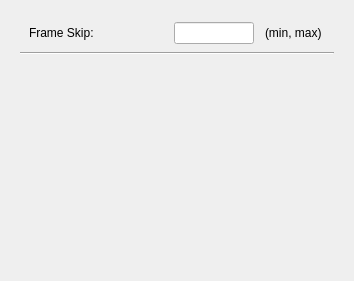
     <widget class="QWidget" name="bmpTabPtr_">
      <attribute name="title">
       <string> bmp </string>
      </attribute>
      <layout class="QVBoxLayout" name="verticalLayout_13">
       <item>
        <widget class="QWidget" name="bmpWidgetPtr_" native="true">
         <layout class="QVBoxLayout" name="verticalLayout_12">
          <item>
           <widget class="QWidget" name="bmpFrameSkipWidgetPtr_" native="true">
            <layout class="QHBoxLayout" name="horizontalLayout_15">
             <property name="topMargin">
              <number>2</number>
             </property>
             <property name="bottomMargin">
              <number>2</number>
             </property>
             <item>
              <widget class="QLabel" name="bmpFrameSkipLabelPtr_">
               <property name="sizePolicy">
                <sizepolicy hsizetype="Fixed" vsizetype="Preferred">
                 <horstretch>0</horstretch>
                 <verstretch>0</verstretch>
                </sizepolicy>
               </property>
               <property name="minimumSize">
                <size>
                 <width>130</width>
                 <height>0</height>
                </size>
               </property>
               <property name="maximumSize">
                <size>
                 <width>130</width>
                 <height>16777215</height>
                </size>
               </property>
               <property name="font">
                <font>
                 <weight>50</weight>
                 <bold>false</bold>
                </font>
               </property>
               <property name="text">
                <string>Frame Skip: </string>
               </property>
              </widget>
             </item>
             <item>
              <spacer name="horizontalSpacer_15">
               <property name="orientation">
                <enum>Qt::Horizontal</enum>
               </property>
               <property name="sizeHint" stdset="0">
                <size>
                 <width>9</width>
                 <height>20</height>
                </size>
               </property>
              </spacer>
             </item>
             <item>
              <widget class="QLineEdit" name="bmpFrameSkipLineEditPtr_">
               <property name="sizePolicy">
                <sizepolicy hsizetype="Fixed" vsizetype="Fixed">
                 <horstretch>0</horstretch>
                 <verstretch>0</verstretch>
                </sizepolicy>
               </property>
               <property name="minimumSize">
                <size>
                 <width>80</width>
                 <height>0</height>
                </size>
               </property>
               <property name="maximumSize">
                <size>
                 <width>80</width>
                 <height>16777215</height>
                </size>
               </property>
              </widget>
             </item>
             <item>
              <spacer name="horizontalSpacer_20">
               <property name="orientation">
                <enum>Qt::Horizontal</enum>
               </property>
               <property name="sizeType">
                <enum>QSizePolicy::Fixed</enum>
               </property>
               <property name="sizeHint" stdset="0">
                <size>
                 <width>5</width>
                 <height>20</height>
                </size>
               </property>
              </spacer>
             </item>
             <item>
              <widget class="QLabel" name="bmpFrameSkipRangeLabelPtr_">
               <property name="sizePolicy">
                <sizepolicy hsizetype="Fixed" vsizetype="Preferred">
                 <horstretch>0</horstretch>
                 <verstretch>0</verstretch>
                </sizepolicy>
               </property>
               <property name="minimumSize">
                <size>
                 <width>60</width>
                 <height>0</height>
                </size>
               </property>
               <property name="maximumSize">
                <size>
                 <width>60</width>
                 <height>16777215</height>
                </size>
               </property>
               <property name="font">
                <font>
                 <weight>50</weight>
                 <bold>false</bold>
                </font>
               </property>
               <property name="text">
                <string>(min, max)</string>
               </property>
              </widget>
             </item>
            </layout>
           </widget>
          </item>
          <item>
           <widget class="Line" name="line_10">
            <property name="orientation">
             <enum>Qt::Horizontal</enum>
            </property>
           </widget>
          </item>
          <item>
           <spacer name="verticalSpacer">
            <property name="orientation">
             <enum>Qt::Vertical</enum>
            </property>
            <property name="sizeHint" stdset="0">
             <size>
              <width>20</width>
              <height>206</height>
             </size>
            </property>
           </spacer>
          </item>
         </layout>
        </widget>
       </item>
      </layout>
     </widget>
